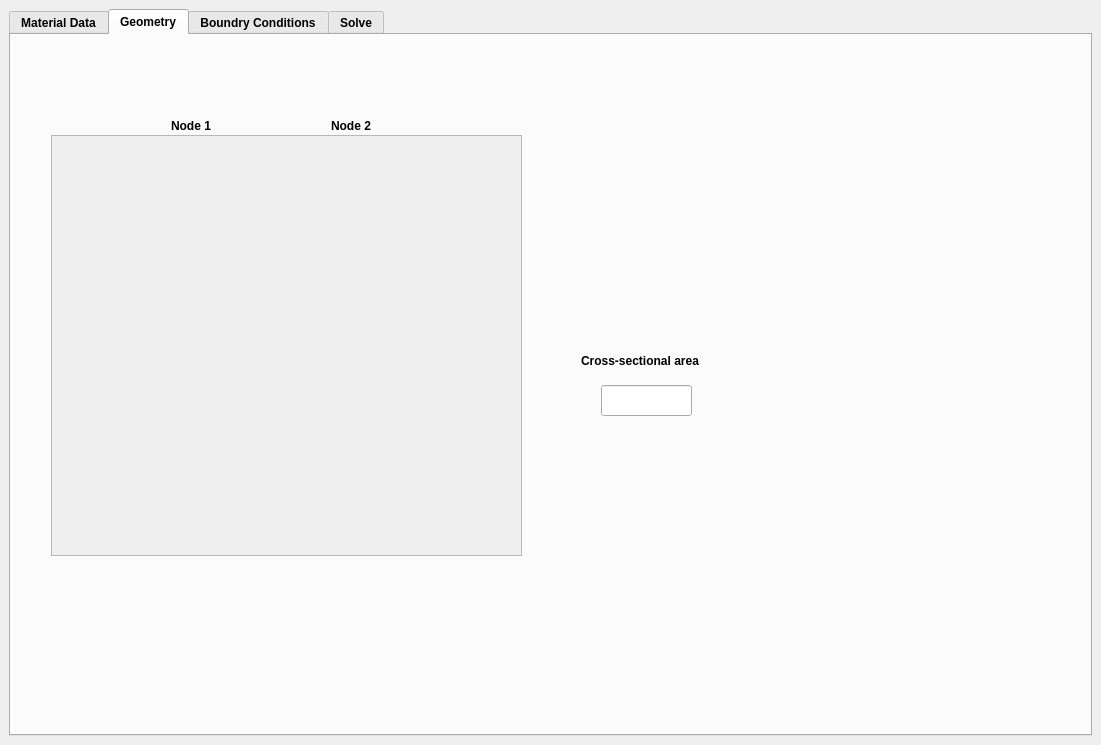
<?xml version="1.0" encoding="UTF-8"?>
<ui version="4.0">
 <class>MainWindow</class>
 <widget class="QMainWindow" name="MainWindow">
  <property name="enabled">
   <bool>true</bool>
  </property>
  <property name="geometry">
   <rect>
    <x>0</x>
    <y>0</y>
    <width>1101</width>
    <height>745</height>
   </rect>
  </property>
  <property name="sizePolicy">
   <sizepolicy hsizetype="Expanding" vsizetype="Preferred">
    <horstretch>0</horstretch>
    <verstretch>0</verstretch>
   </sizepolicy>
  </property>
  <property name="font">
   <font>
    <weight>75</weight>
    <bold>true</bold>
   </font>
  </property>
  <property name="windowTitle">
   <string>MainWindow</string>
  </property>
  <widget class="QWidget" name="centralwidget">
   <layout class="QVBoxLayout" name="verticalLayout_5">
    <item>
     <widget class="QTabWidget" name="tabWidget">
      <property name="currentIndex">
       <number>1</number>
      </property>
      <property name="elideMode">
       <enum>Qt::ElideNone</enum>
      </property>
      <widget class="QWidget" name="t1">
       <attribute name="title">
        <string>Material Data</string>
       </attribute>
       <widget class="QWidget" name="horizontalLayoutWidget">
        <property name="geometry">
         <rect>
          <x>10</x>
          <y>10</y>
          <width>371</width>
          <height>381</height>
         </rect>
        </property>
        <layout class="QHBoxLayout" name="horizontalLayout">
         <property name="spacing">
          <number>7</number>
         </property>
         <property name="rightMargin">
          <number>0</number>
         </property>
         <item>
          <layout class="QVBoxLayout" name="verticalLayout_2">
           <property name="spacing">
            <number>5</number>
           </property>
           <item>
            <widget class="QLabel" name="label">
             <property name="sizePolicy">
              <sizepolicy hsizetype="Fixed" vsizetype="Fixed">
               <horstretch>0</horstretch>
               <verstretch>0</verstretch>
              </sizepolicy>
             </property>
             <property name="font">
              <font>
               <pointsize>10</pointsize>
              </font>
             </property>
             <property name="text">
              <string>Material Name</string>
             </property>
            </widget>
           </item>
           <item>
            <widget class="QLineEdit" name="m_n1"/>
           </item>
          </layout>
         </item>
         <item>
          <layout class="QVBoxLayout" name="verticalLayout_4">
           <property name="spacing">
            <number>5</number>
           </property>
           <item>
            <widget class="QLabel" name="label_2">
             <property name="sizePolicy">
              <sizepolicy hsizetype="Fixed" vsizetype="Fixed">
               <horstretch>0</horstretch>
               <verstretch>0</verstretch>
              </sizepolicy>
             </property>
             <property name="font">
              <font>
               <pointsize>10</pointsize>
              </font>
             </property>
             <property name="text">
              <string>Young Module (E)[Pa]</string>
             </property>
            </widget>
           </item>
           <item>
            <widget class="QLineEdit" name="y_m1"/>
           </item>
          </layout>
         </item>
        </layout>
       </widget>
      </widget>
      <widget class="QWidget" name="t2">
       <attribute name="title">
        <string>Geometry</string>
       </attribute>
       <widget class="QLabel" name="label_11">
        <property name="geometry">
         <rect>
          <x>160</x>
          <y>80</y>
          <width>61</width>
          <height>21</height>
         </rect>
        </property>
        <property name="font">
         <font>
          <pointsize>9</pointsize>
          <italic>false</italic>
          <underline>false</underline>
          <strikeout>false</strikeout>
         </font>
        </property>
        <property name="text">
         <string>Node 1</string>
        </property>
       </widget>
       <widget class="QLabel" name="label_12">
        <property name="geometry">
         <rect>
          <x>320</x>
          <y>80</y>
          <width>61</width>
          <height>21</height>
         </rect>
        </property>
        <property name="font">
         <font>
          <pointsize>9</pointsize>
          <italic>false</italic>
          <underline>false</underline>
          <strikeout>false</strikeout>
         </font>
        </property>
        <property name="text">
         <string>Node 2</string>
        </property>
       </widget>
       <widget class="QWidget" name="verticalLayoutWidget">
        <property name="geometry">
         <rect>
          <x>40</x>
          <y>100</y>
          <width>471</width>
          <height>421</height>
         </rect>
        </property>
        <layout class="QVBoxLayout" name="element_layout">
         <item>
          <widget class="QScrollArea" name="scrollArea">
           <property name="widgetResizable">
            <bool>true</bool>
           </property>
           <widget class="QWidget" name="scrollAreaWidgetContents">
            <property name="geometry">
             <rect>
              <x>0</x>
              <y>0</y>
              <width>467</width>
              <height>417</height>
             </rect>
            </property>
            <layout class="QGridLayout" name="gridLayout"/>
           </widget>
          </widget>
         </item>
        </layout>
       </widget>
       <widget class="QLabel" name="label_6">
        <property name="geometry">
         <rect>
          <x>570</x>
          <y>300</y>
          <width>151</width>
          <height>51</height>
         </rect>
        </property>
        <property name="text">
         <string>Cross-sectional area</string>
        </property>
       </widget>
       <widget class="QLineEdit" name="cross_sec">
        <property name="geometry">
         <rect>
          <x>590</x>
          <y>350</y>
          <width>91</width>
          <height>31</height>
         </rect>
        </property>
       </widget>
      </widget>
      <widget class="QWidget" name="t4">
       <attribute name="title">
        <string>Boundry Conditions</string>
       </attribute>
       <widget class="QLabel" name="label_3">
        <property name="geometry">
         <rect>
          <x>330</x>
          <y>60</y>
          <width>71</width>
          <height>51</height>
         </rect>
        </property>
        <property name="text">
         <string>fix in x axis</string>
        </property>
       </widget>
       <widget class="QLabel" name="label_4">
        <property name="geometry">
         <rect>
          <x>420</x>
          <y>60</y>
          <width>71</width>
          <height>51</height>
         </rect>
        </property>
        <property name="text">
         <string>fix in y axis</string>
        </property>
       </widget>
       <widget class="QLabel" name="label_5">
        <property name="geometry">
         <rect>
          <x>20</x>
          <y>60</y>
          <width>201</width>
          <height>51</height>
         </rect>
        </property>
        <property name="text">
         <string>Selected node coordinates</string>
        </property>
       </widget>
       <widget class="QLabel" name="label_10">
        <property name="geometry">
         <rect>
          <x>650</x>
          <y>60</y>
          <width>131</width>
          <height>61</height>
         </rect>
        </property>
        <property name="text">
         <string>&lt;html&gt;&lt;head/&gt;&lt;body&gt;&lt;p align=&quot;center&quot;&gt;&lt;br/&gt;Force along &lt;/p&gt;&lt;p align=&quot;center&quot;&gt;y axis&lt;/p&gt;&lt;/body&gt;&lt;/html&gt;</string>
        </property>
       </widget>
       <widget class="QLabel" name="label_13">
        <property name="geometry">
         <rect>
          <x>520</x>
          <y>60</y>
          <width>131</width>
          <height>61</height>
         </rect>
        </property>
        <property name="text">
         <string>&lt;html&gt;&lt;head/&gt;&lt;body&gt;&lt;p align=&quot;center&quot;&gt;&lt;br/&gt;Force along&lt;/p&gt;&lt;p align=&quot;center&quot;&gt;x axis&lt;/p&gt;&lt;p&gt;&lt;br/&gt;&lt;/p&gt;&lt;/body&gt;&lt;/html&gt;</string>
        </property>
       </widget>
       <widget class="QWidget" name="verticalLayoutWidget_2">
        <property name="geometry">
         <rect>
          <x>10</x>
          <y>130</y>
          <width>771</width>
          <height>241</height>
         </rect>
        </property>
        <layout class="QVBoxLayout" name="verticalLayout">
         <item>
          <widget class="QScrollArea" name="scrollArea_2">
           <property name="widgetResizable">
            <bool>true</bool>
           </property>
           <widget class="QWidget" name="scrollAreaWidgetContents_2">
            <property name="geometry">
             <rect>
              <x>0</x>
              <y>0</y>
              <width>767</width>
              <height>237</height>
             </rect>
            </property>
            <layout class="QGridLayout" name="gridLayout_2"/>
           </widget>
          </widget>
         </item>
        </layout>
       </widget>
      </widget>
      <widget class="QWidget" name="t5">
       <attribute name="title">
        <string>Solve</string>
       </attribute>
       <layout class="QVBoxLayout" name="verticalLayout_3"/>
      </widget>
     </widget>
    </item>
   </layout>
  </widget>
  <action name="action1">
   <property name="text">
    <string>1</string>
   </property>
  </action>
  <action name="action2">
   <property name="text">
    <string>2</string>
   </property>
  </action>
 </widget>
 <resources/>
 <connections/>
 <slots>
  <slot>my_slot(int)</slot>
 </slots>
</ui>
